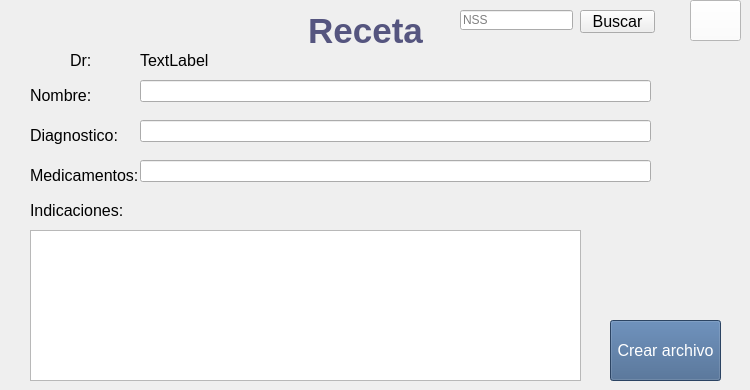
    <widget class="QWidget" name="receta_11">
     <widget class="QPushButton" name="backCA_4">
      <property name="geometry">
       <rect>
        <x>690</x>
        <y>0</y>
        <width>51</width>
        <height>41</height>
       </rect>
      </property>
      <property name="styleSheet">
       <string notr="true">QPushButton {
background-color: rgb(255,255,255);
color:rgb(62,95,138);
}</string>
      </property>
      <property name="text">
       <string/>
      </property>
      <property name="icon">
       <iconset>
        <normalon>:/imgs/back.png</normalon>
       </iconset>
      </property>
     </widget>
     <widget class="QLabel" name="label_8">
      <property name="geometry">
       <rect>
        <x>30</x>
        <y>70</y>
        <width>61</width>
        <height>51</height>
       </rect>
      </property>
      <property name="font">
       <font>
        <pointsize>12</pointsize>
       </font>
      </property>
      <property name="text">
       <string>Nombre:</string>
      </property>
     </widget>
     <widget class="QLabel" name="label_11">
      <property name="geometry">
       <rect>
        <x>30</x>
        <y>120</y>
        <width>111</width>
        <height>31</height>
       </rect>
      </property>
      <property name="font">
       <font>
        <pointsize>12</pointsize>
       </font>
      </property>
      <property name="text">
       <string>Diagnostico:</string>
      </property>
     </widget>
     <widget class="QLabel" name="label_12">
      <property name="geometry">
       <rect>
        <x>30</x>
        <y>150</y>
        <width>121</width>
        <height>51</height>
       </rect>
      </property>
      <property name="font">
       <font>
        <pointsize>12</pointsize>
       </font>
      </property>
      <property name="text">
       <string>Medicamentos:</string>
      </property>
     </widget>
     <widget class="QLabel" name="label_13">
      <property name="geometry">
       <rect>
        <x>30</x>
        <y>200</y>
        <width>111</width>
        <height>21</height>
       </rect>
      </property>
      <property name="font">
       <font>
        <pointsize>12</pointsize>
       </font>
      </property>
      <property name="text">
       <string>Indicaciones:</string>
      </property>
     </widget>
     <widget class="QLineEdit" name="Nombre">
      <property name="geometry">
       <rect>
        <x>140</x>
        <y>80</y>
        <width>511</width>
        <height>22</height>
       </rect>
      </property>
     </widget>
     <widget class="QLineEdit" name="Medicamentos">
      <property name="geometry">
       <rect>
        <x>140</x>
        <y>160</y>
        <width>511</width>
        <height>22</height>
       </rect>
      </property>
     </widget>
     <widget class="QLineEdit" name="Enfermedad">
      <property name="geometry">
       <rect>
        <x>140</x>
        <y>120</y>
        <width>511</width>
        <height>22</height>
       </rect>
      </property>
     </widget>
     <widget class="QTextEdit" name="Descripcion">
      <property name="geometry">
       <rect>
        <x>30</x>
        <y>230</y>
        <width>551</width>
        <height>151</height>
       </rect>
      </property>
     </widget>
     <widget class="QPushButton" name="pushButton">
      <property name="geometry">
       <rect>
        <x>610</x>
        <y>320</y>
        <width>111</width>
        <height>61</height>
       </rect>
      </property>
      <property name="font">
       <font>
        <pointsize>12</pointsize>
       </font>
      </property>
      <property name="styleSheet">
       <string notr="true">QPushButton {
background-color: rgb(62,95,138);
color:rgb(255,255,255);
}</string>
      </property>
      <property name="text">
       <string>Crear archivo</string>
      </property>
     </widget>
     <widget class="QLabel" name="title_14">
      <property name="geometry">
       <rect>
        <x>280</x>
        <y>10</y>
        <width>171</width>
        <height>42</height>
       </rect>
      </property>
      <property name="text">
       <string>&lt;html&gt;&lt;head/&gt;&lt;body&gt;&lt;p align=&quot;center&quot;&gt;&lt;span style=&quot; font-size:26pt; font-weight:600; color:#55557f;&quot;&gt;Receta&lt;/span&gt;&lt;/p&gt;&lt;/body&gt;&lt;/html&gt;</string>
      </property>
     </widget>
     <widget class="QLabel" name="doc_nombre_LB">
      <property name="geometry">
       <rect>
        <x>140</x>
        <y>50</y>
        <width>501</width>
        <height>20</height>
       </rect>
      </property>
      <property name="font">
       <font>
        <pointsize>12</pointsize>
       </font>
      </property>
      <property name="text">
       <string>TextLabel</string>
      </property>
     </widget>
     <widget class="QLabel" name="dr_LB_2">
      <property name="geometry">
       <rect>
        <x>70</x>
        <y>50</y>
        <width>51</width>
        <height>20</height>
       </rect>
      </property>
      <property name="font">
       <font>
        <pointsize>12</pointsize>
       </font>
      </property>
      <property name="text">
       <string>Dr:</string>
      </property>
     </widget>
     <widget class="QLineEdit" name="NSS_LE">
      <property name="geometry">
       <rect>
        <x>460</x>
        <y>10</y>
        <width>113</width>
        <height>20</height>
       </rect>
      </property>
      <property name="placeholderText">
       <string>NSS</string>
      </property>
     </widget>
     <widget class="QPushButton" name="buscarnssReceta_PB">
      <property name="enabled">
       <bool>true</bool>
      </property>
      <property name="geometry">
       <rect>
        <x>580</x>
        <y>10</y>
        <width>75</width>
        <height>23</height>
       </rect>
      </property>
      <property name="font">
       <font>
        <pointsize>12</pointsize>
       </font>
      </property>
      <property name="text">
       <string>Buscar</string>
      </property>
     </widget>
    </widget>
